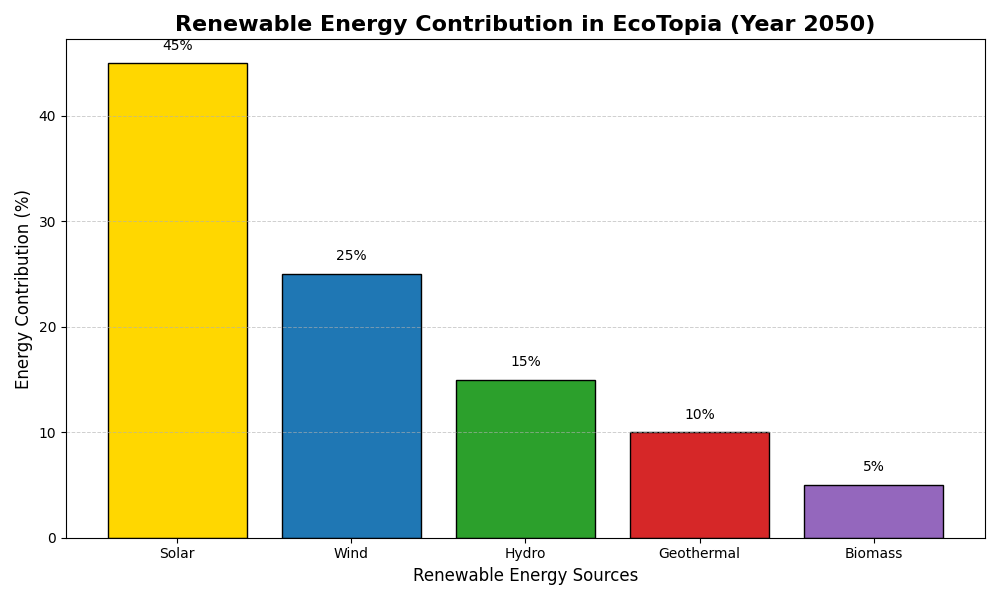

Here is the Python script that generated this plot:
import matplotlib.pyplot as plt
import numpy as np

# Data setup
energy_sources = ['Solar', 'Wind', 'Hydro', 'Geothermal', 'Biomass']
energy_contribution = np.array([45, 25, 15, 10, 5])  # Percentage values

# Define colors for each source
colors = ['#FFD700', '#1f77b4', '#2ca02c', '#d62728', '#9467bd']

# Create the figure and axis objects
fig, ax = plt.subplots(figsize=(10, 6))

# Creating the vertical bar chart
bars = ax.bar(energy_sources, energy_contribution, color=colors, edgecolor='black')

# Adding titles and labels
ax.set_title('Renewable Energy Contribution in EcoTopia (Year 2050)', fontsize=16, fontweight='bold')
ax.set_xlabel('Renewable Energy Sources', fontsize=12)
ax.set_ylabel('Energy Contribution (%)', fontsize=12)

# Annotating each bar with the percentage value
for bar, contribution in zip(bars, energy_contribution):
    height = bar.get_height()
    ax.text(bar.get_x() + bar.get_width() / 2, height + 1, f'{height}%', va='bottom', ha='center', fontsize=10, color='black')

# Adding grid to the primary y-axis
ax.yaxis.grid(True, linestyle='--', linewidth=0.7, alpha=0.6)

# Automatically adjust the layout to prevent overlapping
plt.tight_layout()

# Display the plot
plt.show()
